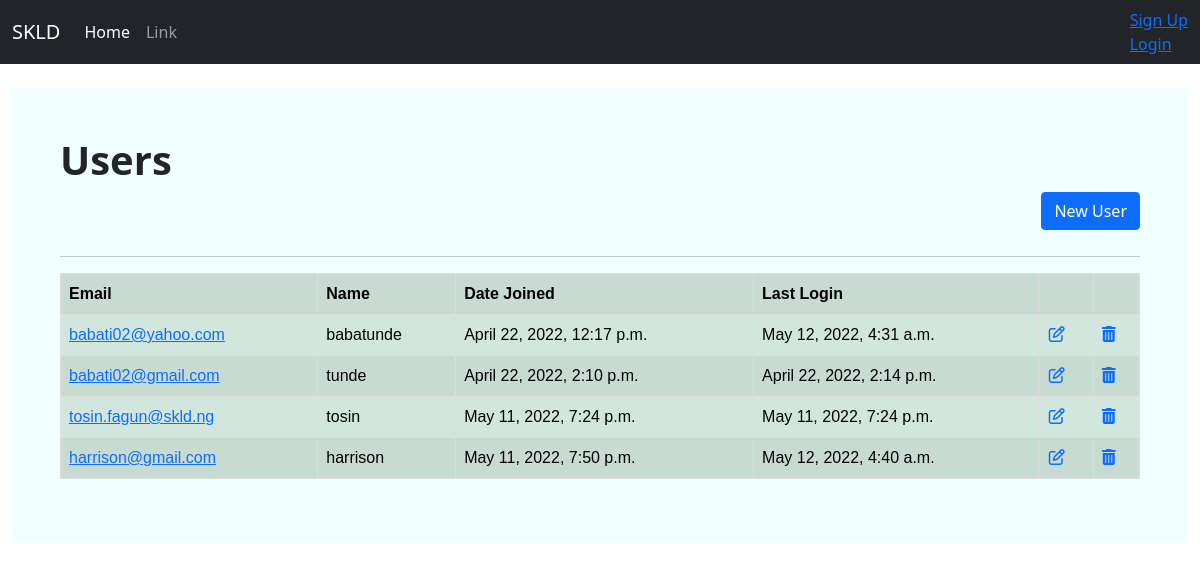
The page /user/ on the database its author committed.
### account/models.py (models this page shows, shortened)
class Account(AbstractBaseUser):
    email         = models.EmailField(verbose_name='email', max_length=60, unique=True)
    username      = models.CharField(max_length = 60, unique=True)
    date_joined   = models.DateTimeField(verbose_name='date joined', auto_now_add=True)
    last_login    = models.DateTimeField(verbose_name='last login', auto_now_add=True)
    is_admin      = models.BooleanField(default=False)
    is_active     = models.BooleanField(default=True)
    is_staff      = models.BooleanField(default=False)
    is_superuser  = models.BooleanField(default=False)
    is_employee   = models.BooleanField(default=False)
    is_hr         = models.BooleanField(default=False)
    USERNAME_FIELD = 'email'
    REQUIRED_FIELDS = ['username']
    objects = MyAccountManager()

### account/views.py (the view)
# urls.py: path('user/', views.userList, name='user'),
def userList(request):
    accounts = Account.objects.all()
    context = {
        'accounts': accounts
    }
    return render(request, 'account/user.html', context)

### account/templates/account/user.html (shortened to what this page needs)
{% extends 'account/base.html' %}
{% block content %}
<br>
<div>
<main class="container-fluid">
    <div class="p-5 rounded" style="background-color:azure;">
        <h1><strong>Users</strong></h1>
        <a class="btn btn-primary" href="#" role="button" style="float:right;">New User</a>
        <br>
        <br>
        <hr>
<table class="table table-success table-striped">
          <tr>
            <th>Email</th>
            <th>Name</th>
            <th>Date Joined</th>
            <th>Last Login</th>
            <th></th>
            <th></th>
        </tr>
        {% for account in accounts %}
            <tr  id="userList" >
                <td><a href="{% url 'userdetails' account.id %}"> {{account.email}}</a></td>
                <td> {{account.username}}</td>
                <td>{{account.date_joined}}</td>
                <td>{{account.last_login}}</td>
                <td>
                    <a href="{% url 'updateuser' account.id %}"><i class="fa fa-pencil-square-o fa-fw"></i></a>
                </td>
                  <td>
                    <a href="#" aria-label="Delete"><i class="fa fa-trash" aria-hidden="true"></i></a>
                  </td>
            </tr>
        {% endfor %}
</table>
</div>
</main>
</div>
{% endblock content %}

### account/templates/account/user.html (style rules this page uses)
table { font-family: arial, sans-serif; border-collapse: collapse; width: 100%; }
td, th { border: 1px solid #dddddd; text-align: left; padding: 8px; }
tr:nth-child(even) { background-color: #dddddd; }

### rows shown on the page
Account: email "babati02@yahoo.com", username "babatunde", date_joined "April 22, 2022, 12:17 p.m.", last_login "May 12, 2022, 4:31 a.m."
Account: email "babati02@gmail.com", username "tunde", date_joined "April 22, 2022, 2:10 p.m.", last_login "April 22, 2022, 2:14 p.m."
Account: email "tosin.fagun@skld.ng", username "tosin", date_joined "May 11, 2022, 7:24 p.m.", last_login "May 11, 2022, 7:24 p.m."
Account: email "harrison@gmail.com", username "harrison", date_joined "May 11, 2022, 7:50 p.m.", last_login "May 12, 2022, 4:40 a.m."
